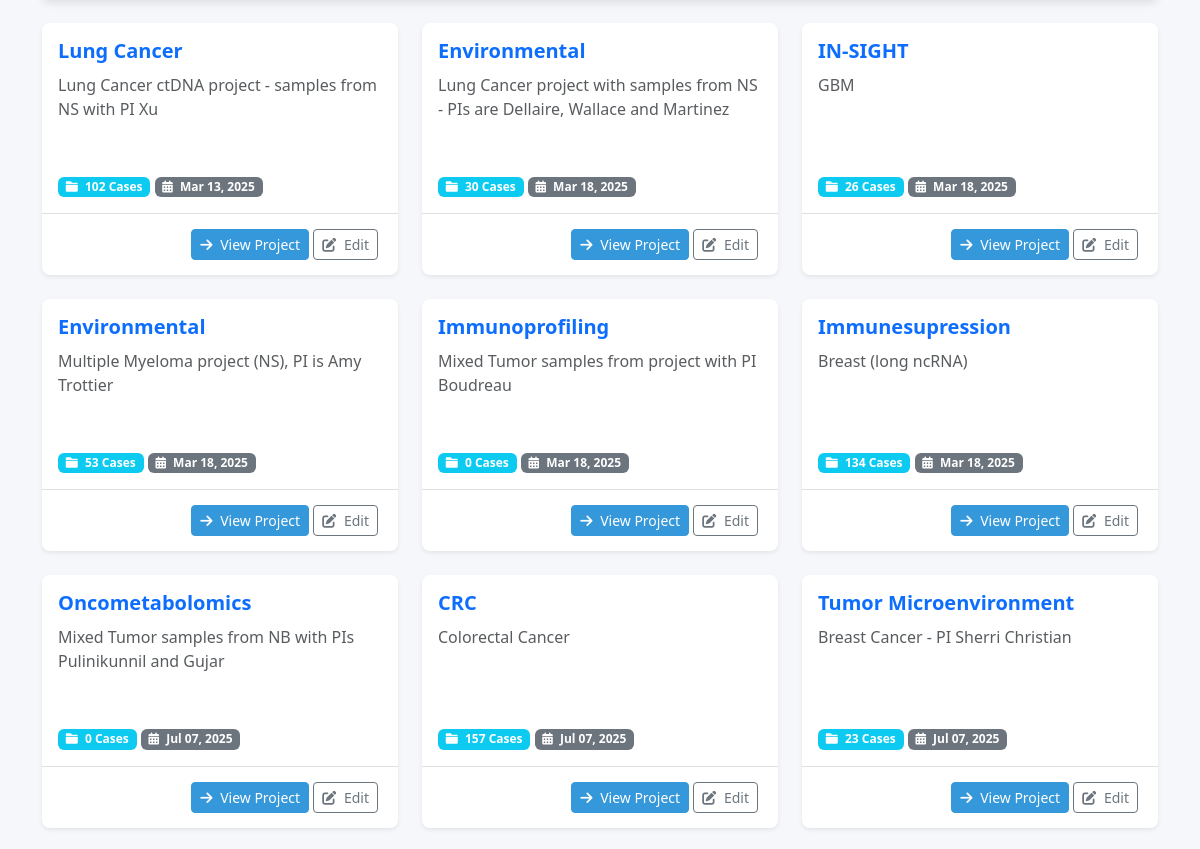
The page / (signed in, middle part) on the database as committed earlier.
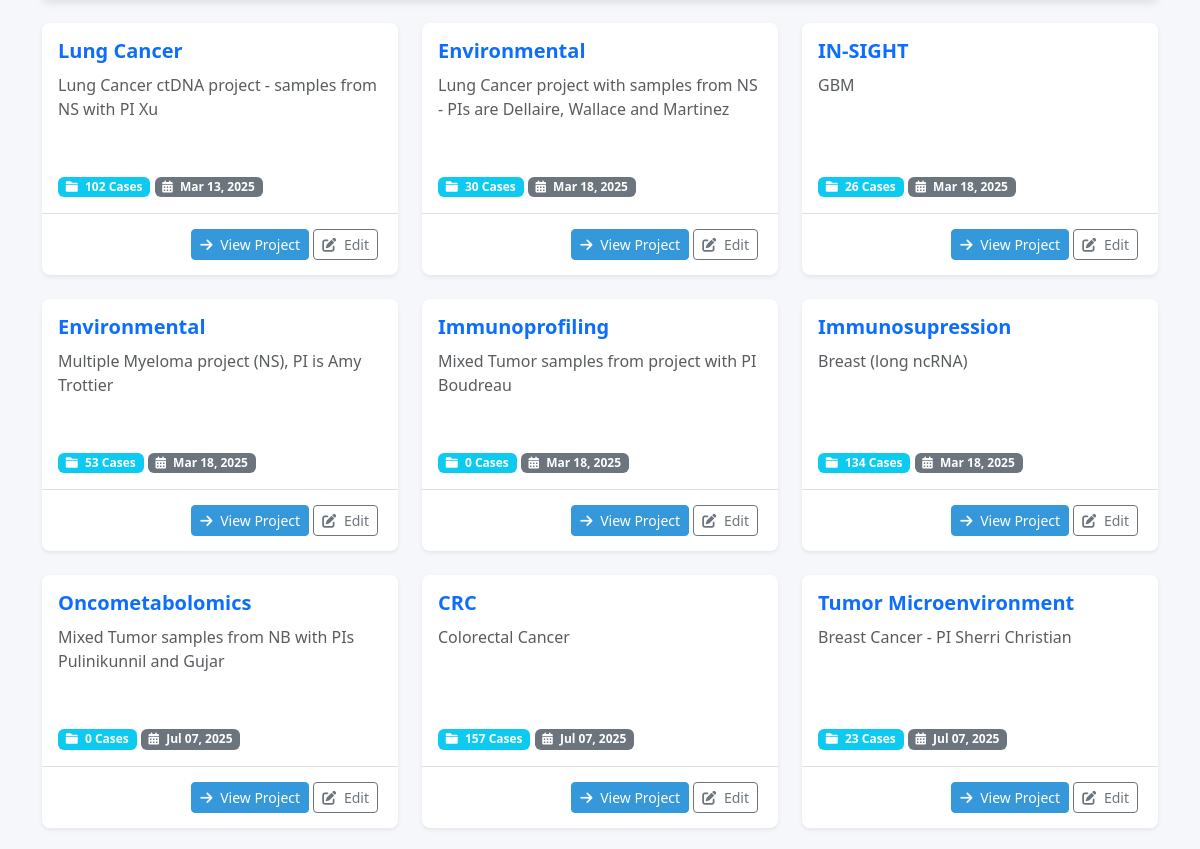
The same page on the database as committed later.
### core/models.py (models this page shows, shortened)
class Project(models.Model):
    name = models.CharField(max_length=255)
    description = models.TextField(blank=True)
    project_lead = models.ForeignKey(
        ProjectLead,
        on_delete=models.SET_NULL,
        null=True,
        blank=True,
        related_name='projects',
        verbose_name=_('Project Lead')
    )
    created_at = models.DateTimeField(auto_now_add=True)
    updated_at = models.DateTimeField(auto_now=True)
    created_by = models.ForeignKey(User, on_delete=models.CASCADE, related_name='created_projects')

### core/views.py (the view)
# urls.py: path('', views.home, name='home'),
@login_required
def home(request):
    filter_form = ProjectFilterForm(request.GET)
    projects = Project.objects.all()
    if filter_form.is_valid():
        project_name = filter_form.cleaned_data.get('name')
        project_lead = filter_form.cleaned_data.get('project_lead')
        if project_name:
            projects = projects.filter(name__icontains=project_name)
        if project_lead:
            projects = projects.filter(project_lead=project_lead)
    projects = projects.annotate(cases_count=Count('cases'))
    total_projects = Project.objects.count()
    total_cases = Case.objects.count()
    projects_by_lead = Project.objects.values('project_lead__name').annotate(count=Count('id')).order_by('-count')
    cases_by_status = Case.objects.values('status').annotate(count=Count('id')).order_by('-count')
    cases_by_tier = Case.objects.values('tier').annotate(count=Count('id')).order_by('-count')
    return render(request, 'core/home.html', {
        'projects': projects,
        'total_projects': total_projects,
        'total_cases': total_cases,
        'projects_by_lead': projects_by_lead,
        'cases_by_status': cases_by_status,
        'cases_by_tier': cases_by_tier,
        'filter_form': filter_form,
    })

### core/models.py (called while the page is built)
    def __str__(self):
        return self.name

### templates/core/home.html (shortened to what this page needs)
{% extends 'base.html' %}
{% block content %}
{% if projects %}
    <div class="row">
        {% for project in projects %}
            <div class="col-md-6 col-lg-4 mb-4">
                <div class="card project-card h-100 shadow-sm">
                    <div class="card-body">
                        <h5 class="card-title">
                            <a href="{% url 'project_detail' project_id=project.id %}" class="text-decoration-none">
                                {{ project.name }}
                            </a>
                        </h5>
                        <p class="card-text text-muted">
                            {% if project.description %}
                                {{ project.description|truncatechars:100 }}
                            {% else %}
                                <em>No description provided</em>
                            {% endif %}
                        </p>
                        <div class="mt-3">
                            <span class="badge bg-info">
                                <i class="fas fa-folder me-1"></i> {{ project.cases_count }} Cases
                            </span>
                            <span class="badge bg-secondary">
                                <i class="fas fa-calendar-alt me-1"></i> {{ project.created_at|date:"M d, Y" }}
                            </span>
                        </div>
                    </div>
                    <div class="card-footer text-end">
                        <a href="{% url 'project_detail' project_id=project.id %}" class="btn btn-sm btn-primary">
                            <i class="fas fa-arrow-right me-1"></i> View Project
                        </a>
                        {% if user.is_superuser or user.groups.all.0.name == 'Bioinformatician' %}
                        <a href="{% url 'project_update' project_id=project.id %}" class="btn btn-sm btn-outline-secondary">
                            <i class="fas fa-edit me-1"></i> Edit
                        </a>
                        {% endif %}
                    </div>
                </div>
            </div>
        {% endfor %}
    </div>
{% endif %}
{% endblock %}

Rows that differ between the two databases and show on the page:
changed Project "Breast (long ncRNA)": name "Immunesupression" → "Immunosupression"
